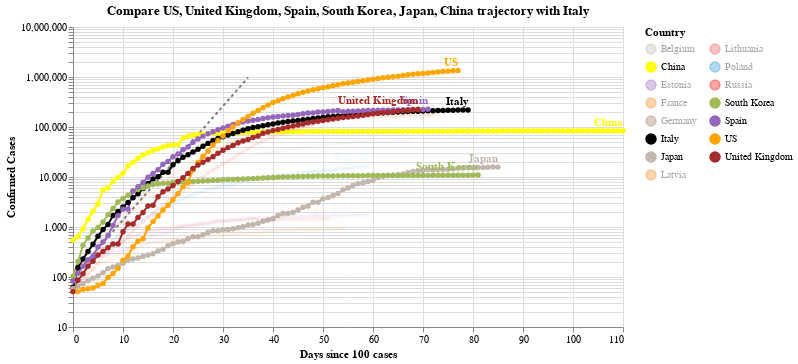

The notebook cell saved with this chart:
### Code cell
#hide_input
chart2 = make_since_chart(dff2, ['US', 'United Kingdom', 'Spain', 'South Korea', 'Japan', 'China'], baseline_countries)
chart2

### Figure 1 — Vega-Lite specification as saved in the notebook (floating-point values rounded to 4 significant figures; data arrays with more than 128 entries replaced by an {"elided": "..."} marker saying what was removed)
{"config": {"view": {"continuousWidth": 400, "continuousHeight": 300}}, "layer": [{"data": {"name": "data-628230001892d6798b50651be41d1b3e"}, "mark": {"type": "line", "color": "black", "opacity": 0.5, "strokeDash": [3, 3]}, "encoding": {"x": {"type": "quantitative", "field": "Days since 100 cases"}, "y": {"type": "quantitative", "field": "Confirmed Cases"}}}, {"data": {"name": "data-e0f92baa89d988217d20efdc2629ce48"}, "mark": {"type": "line", "point": true}, "encoding": {"color": {"type": "nominal", "field": "Country", "legend": {"columns": 2}, "scale": {"domain": ["Belgium", "China", "Estonia", "France", "Germany", "Italy", "Japan", "Latvia", "Lithuania", "Poland", "Russia", "South Korea", "Spain", "US", "United Kingdom"], "range": ["#C1B7AD", "yellow", "#9467bd", "#F58518", "#9D755D", "black", "#C1B7AD", "#F58518", "#E45756", "#2495D3", "red", "#A1BA59", "#9467bd", "orange", "brown"]}}, "opacity": {"condition": {"value": 1, "selection": "selector012"}, "value": 0.05}, "tooltip": [{"type": "nominal", "field": "Country"}, {"type": "temporal", "field": "Date"}, {"type": "quantitative", "field": "Confirmed Cases"}, {"type": "quantitative", "field": "Days since 100 cases"}], "x": {"type": "quantitative", "field": "Days since 100 cases"}, "y": {"type": "quantitative", "field": "Confirmed Cases", "scale": {"type": "log"}}}, "selection": {"selector012": {"type": "multi", "fields": ["Country"], "bind": "legend", "init": [{"Country": "US"}, {"Country": "United Kingdom"}, {"Country": "Spain"}, {"Country": "South Korea"}, {"Country": "Japan"}, {"Country": "China"}, {"Country": "Italy"}]}}, "width": 550}, {"data": {"name": "data-e0f92baa89d988217d20efdc2629ce48"}, "mark": {"type": "text", "align": "right", "dy": -8, "fontWeight": "bold"}, "encoding": {"color": {"type": "nominal", "field": "Country", "legend": {"columns": 2}, "scale": {"domain": ["Belgium", "China", "Estonia", "France", "Germany", "Italy", "Japan", "Latvia", "Lithuania", "Poland", "Russia", "South Korea", "Spain", "US", "United Kingdom"], "range": ["#C1B7AD", "yellow", "#9467bd", "#F58518", "#9D755D", "black", "#C1B7AD", "#F58518", "#E45756", "#2495D3", "red", "#A1BA59", "#9467bd", "orange", "brown"]}}, "opacity": {"condition": {"value": 1, "selection": "selector012"}, "value": 0.05}, "text": {"type": "nominal", "field": "Country"}, "tooltip": [{"type": "nominal", "field": "Country"}, {"type": "temporal", "field": "Date"}, {"type": "quantitative", "field": "Confirmed Cases"}, {"type": "quantitative", "field": "Days since 100 cases"}], "x": {"type": "quantitative", "field": "Days since 100 cases"}, "y": {"type": "quantitative", "field": "Confirmed Cases", "scale": {"type": "log"}}}, "transform": [{"filter": "(datum['Date'] >= 1589155200000)"}], "width": 550}], "title": "Compare US, United Kingdom, Spain, South Korea, Japan, China trajectory with Italy", "$schema": "https://vega.github.io/schema/vega-lite/v4.0.2.json", "datasets": {"data-628230001892d6798b50651be41d1b3e": [{"Days since 100 cases": 0, "Confirmed Cases": 100.0}, {"Days since 100 cases": 1, "Confirmed Cases": 130.0}, {"Days since 100 cases": 2, "Confirmed Cases": 169.0}, {"Days since 100 cases": 3, "Confirmed Cases": 219.7}, {"Days since 100 cases": 4, "Confirmed Cases": 285.6}, {"Days since 100 cases": 5, "Confirmed Cases": 371.3}, {"Days since 100 cases": 6, "Confirmed Cases": 482.7}, {"Days since 100 cases": 7, "Confirmed Cases": 627.5}, {"Days since 100 cases": 8, "Confirmed Cases": 815.7}, {"Days since 100 cases": 9, "Confirmed Cases": 1060.0}, {"Days since 100 cases": 10, "Confirmed Cases": 1379.0}, {"Days since 100 cases": 11, "Confirmed Cases": 1792.0}, {"Days since 100 cases": 12, "Confirmed Cases": 2330.0}, {"Days since 100 cases": 13, "Confirmed Cases": 3029.0}, {"Days since 100 cases": 14, "Confirmed Cases": 3937.0}, {"Days since 100 cases": 15, "Confirmed Cases": 5119.0}, {"Days since 100 cases": 16, "Confirmed Cases": 6654.0}, {"Days since 100 cases": 17, "Confirmed Cases": 8650.0}, {"Days since 100 cases": 18, "Confirmed Cases": 11250.0}, {"Days since 100 cases": 19, "Confirmed Cases": 14620.0}, {"Days since 100 cases": 20, "Confirmed Cases": 19000.0}, {"Days since 100 cases": 21, "Confirmed Cases": 24710.0}, {"Days since 100 cases": 22, "Confirmed Cases": 32120.0}, {"Days since 100 cases": 23, "Confirmed Cases": 41750.0}, {"Days since 100 cases": 24, "Confirmed Cases": 54280.0}, {"Days since 100 cases": 25, "Confirmed Cases": 70560.0}, {"Days since 100 cases": 26, "Confirmed Cases": 91730.0}, {"Days since 100 cases": 27, "Confirmed Cases": 119300.0}, {"Days since 100 cases": 28, "Confirmed Cases": 155000.0}, {"Days since 100 cases": 29, "Confirmed Cases": 201500.0}, {"Days since 100 cases": 30, "Confirmed Cases": 262000.0}, {"Days since 100 cases": 31, "Confirmed Cases": 340600.0}, {"Days since 100 cases": 32, "Confirmed Cases": 442800.0}, {"Days since 100 cases": 33, "Confirmed Cases": 575600.0}, {"Days since 100 cases": 34, "Confirmed Cases": 748300.0}, {"Days since 100 cases": 35, "Confirmed Cases": 972800.0}], "data-e0f92baa89d988217d20efdc2629ce48": {"elided": "1080 records"}}}
